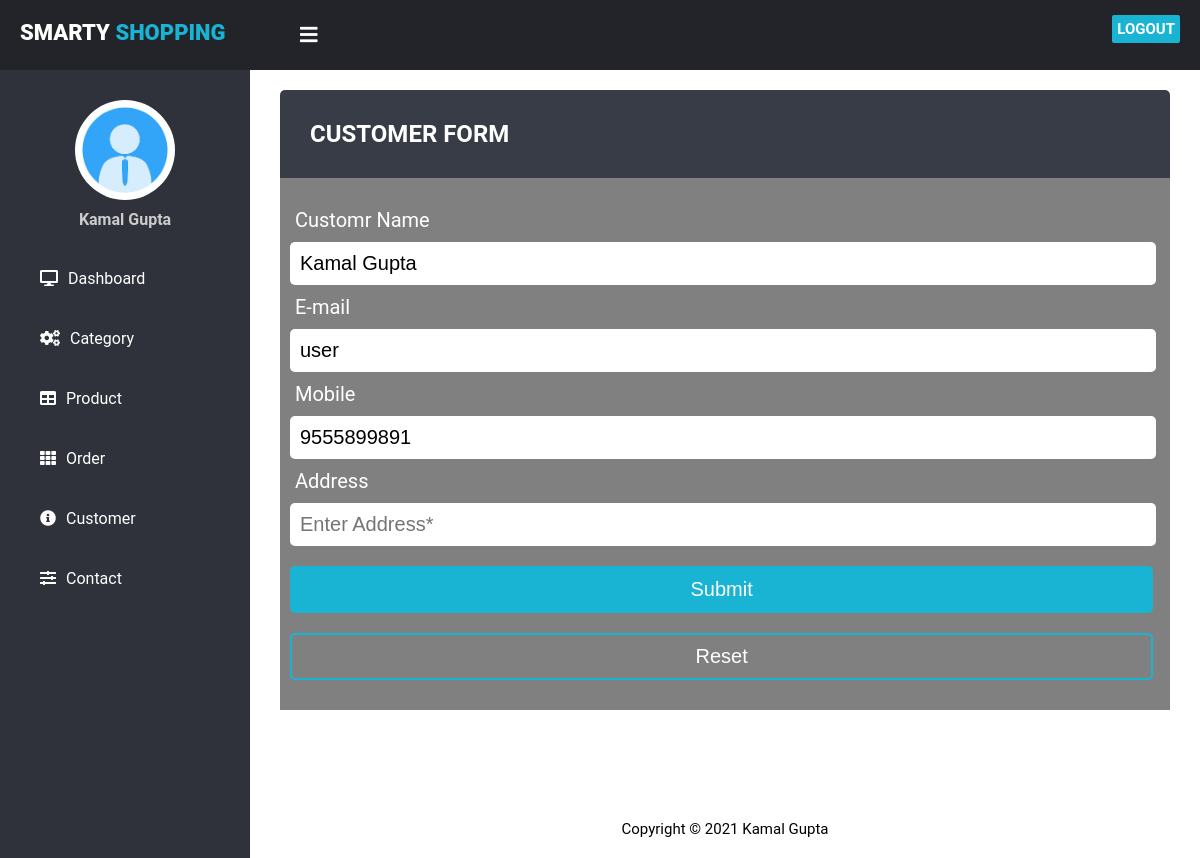
Page /AdminSmartyShopping/manage-customer.php?id=50 (signed in) on the committed database.
### tables this page shows
CREATE TABLE `users` (
  `id` int(11) NOT NULL,
  `name` varchar(255) NOT NULL,
  `password` varchar(50) NOT NULL,
  `email` varchar(50) NOT NULL,
  `mobile` varchar(15) NOT NULL,
  `address` varchar(200) NOT NULL,
  `added_on` datetime NOT NULL,
  `status` tinyint(4) NOT NULL
);

### AdminSmartyShopping/function_inc.php (called while the page is built, shortened)
<?php
function get_safe_value($con,$str){
    if($str!=''){
        $str=trim($str);
        return mysqli_real_escape_string($con,$str);
    }
}
?>

### AdminSmartyShopping/manage-customer.php (the view, shortened to what this page needs)
<?php
  require('top.php');
  $msg='';
  $name='';
  $email='';
  $mobile='';
  $address='';
  if(isset($_GET['id']) && $_GET['id']!=''){
      $id=get_safe_value($con,$_GET['id']);
      $res=mysqli_query($con,"select * from users where id='$id'");
      $count=mysqli_num_rows($res);
      if($count>0){
      $row=mysqli_fetch_assoc($res);
      $name=$row['name'];
      $email=$row['email'];
      $mobile=$row['mobile'];
      $address=$row['address'];
      }else{
          header('location:customer.php');
          die();
      }
  }
?>
    <div class="content">
        <div class="content-header">
            <div class="subheader">
                <h2>CUSTOMER FORM</h2>
            </div>
            <form method="post" action="" >
                    <label for="name">Customr Name</label><br>
                    <input type="text" name="name" value="<?php echo $name; ?>" id="name" placeholder="Enter Customer Name*" required><br>
                    <label for="email">E-mail</label><br>
                    <input type="email" name="email" value="<?php echo $email; ?>" id="email" placeholder="Enter Category Name*" required><br>
                    <label for="mobile">Mobile</label><br>
                    <input type="mobile" name="mobile" value="<?php echo "$mobile"; ?>" id="mobile" placeholder="Enter Mobile Number*" maxlength="13" minimum="13" required><br>
                    <label for="address">Address</label><br>
                    <input type="address" name="address" value="<?php echo $address; ?>" id="address" placeholder="Enter Address*" required><br>
                    <button type="submit" name="submit">Submit</button>
                    <button type="reset">Reset</button>
                    <div class="msg"><?php echo $msg; ?></div>
            </form>
        </div>
    </div>
 <?php
  include('footer.php');
?>

### AdminSmartyShopping/css/style.css (style rules this page uses)
body { margin: 0; padding: 0; font-family: "Roboto", sans-serif; }
.content { width: (100% - 250px); margin-top: 60px; padding: 20px; margin-left: 250px; transition: 0.5s; }
.content .content-header { margin: 10px; }
.content .subheader { background-color: #383c46; padding: 10px 30px; border-top-right-radius: 5px; border-top-left-radius: 5px; }
.content .subheader h2 { color: white; }
form { background-color: grey; padding-top:30px ; }
form label { padding: 15px; font-size: 20px; color: white; }
form input, button, select, option, textarea { width: 95%; padding: 10px; font-size: 20px; margin: 10px; border-radius: 5px; outline: none; border: none; }
form button { width: 97%; font-size: 20px; color: white; font-size: bold; cursor: pointer; background-color:#19B3D3; border: 2px solid #19B3D3; transition: 0.5s background-color; }
form button[type=reset] { background-color:transparent; border: 2px solid #19B3D3; }
.msg { font-size: 22px; padding: 10px; color: rgba(197, 32, 32, 0.938); }

### rows in the picture
users: name "Kamal Gupta", email "user", mobile "9555899891"

### other values in the picture
$_SESSION['ADMIN_NAME'] "Kamal Gupta"
